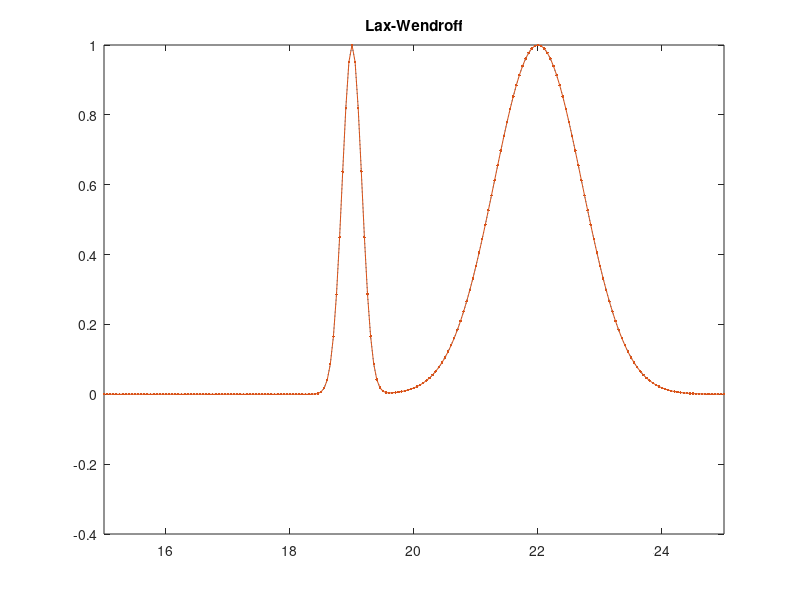

This chart was generated by the following MATLAB code:
clc;clear;
x1 = [-2:0.05:25]';
y1 = exp(-20*(x1-19).^2)+exp(-(x1-22).^2);
plot(x1,y1,':');
axis([15 25 -0.4 1]);
hold on;
y2 = exp(-20*(x1-2).^2)+exp(-(x1-5).^2);
A1 = diag(repmat([1],1,541));
A2 = diag(repmat([-1],1,540),-1)+diag(repmat([1],1,540),1) ... 
    +diag(repmat([1],1,1),-540)+diag((repmat([-1],1,1)),540);
A3 = diag(repmat([1],1,540),-1)+diag(repmat([1],1,540),1) ... 
    +diag(repmat([1],1,1),-540)+diag((repmat([1],1,1)),540) ...
    +diag(repmat([-2],1,541));
A = A1-0.5.*A2+0.5.*A3;
for i = 0.05:0.05:17
    y2 = A*y2;
end
plot(x1,y2,'.-');
title('Lax-Wendroff');
hold off;